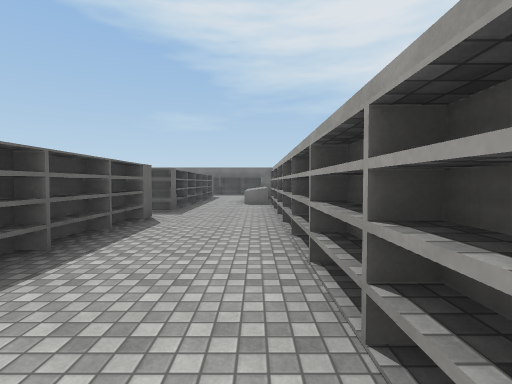
[1] (above)

20 first-person views from a walk through a 3-D level made in the Unity game engine. The camera is 1.5 m above the floor, tilts 2° down and sees 85° across. The floor is counted in squares, 2 m on a side. Each view is taken from the middle of a square. On the plan, view 1 faces up. The plan holds only what a view shows up to about 10 squares ahead; the rest is blank. The player character is not drawn. Surface patterns are stand-ins for the level's own textures.

[2]
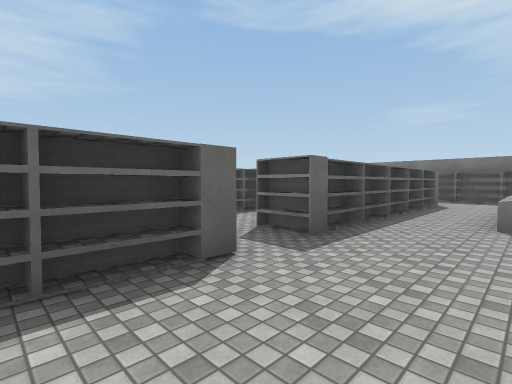

[3]
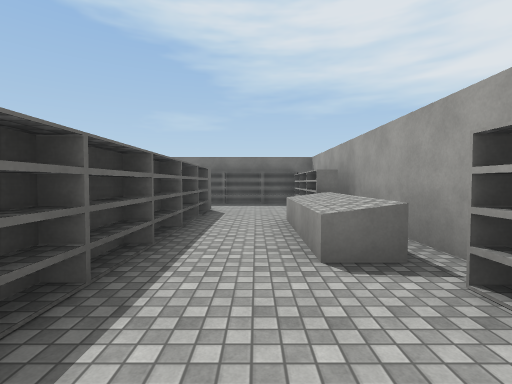

[4]
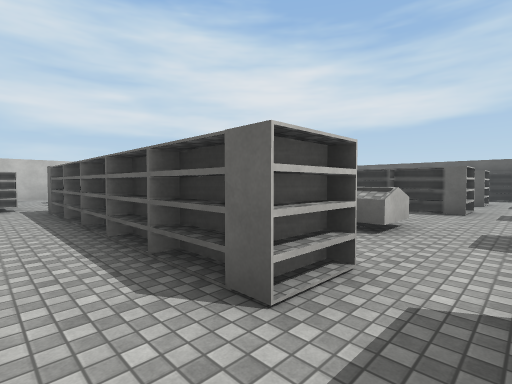

[5]
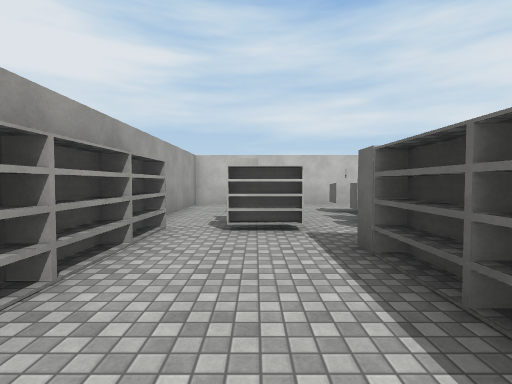

[6]
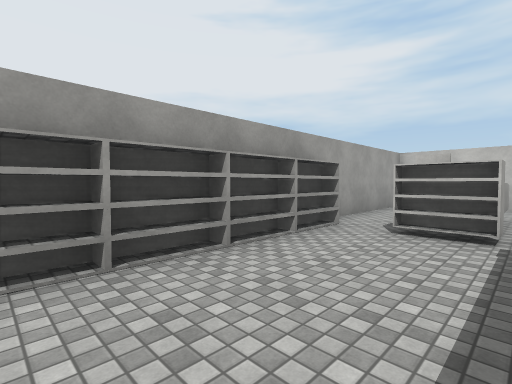

[7]
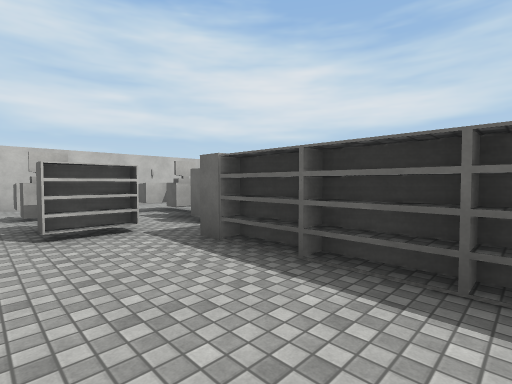

[8]
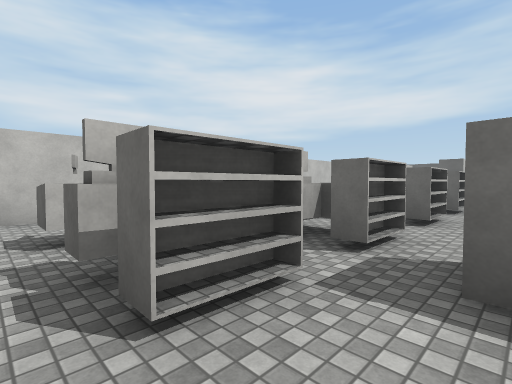

[9]
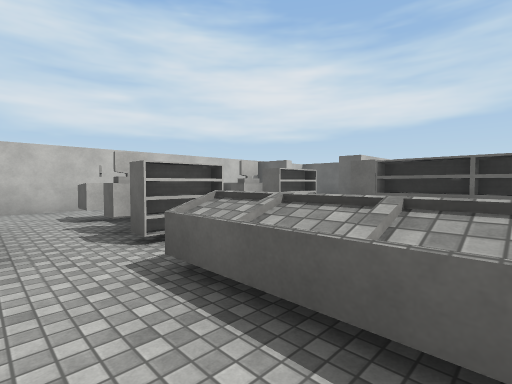

[10]
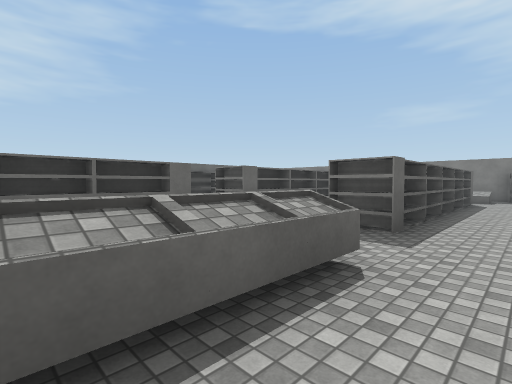

[11]
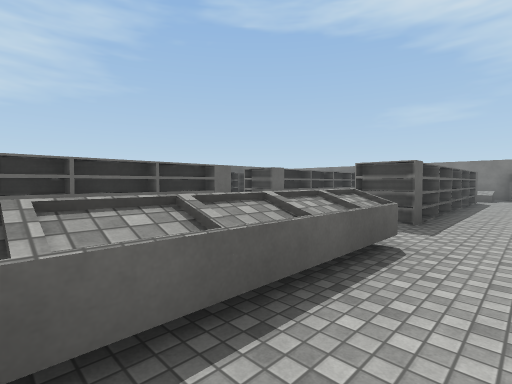

[12]
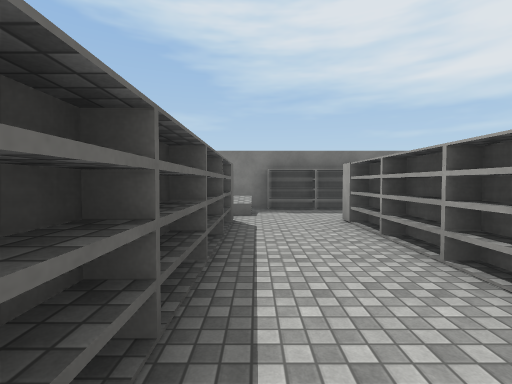

[13]
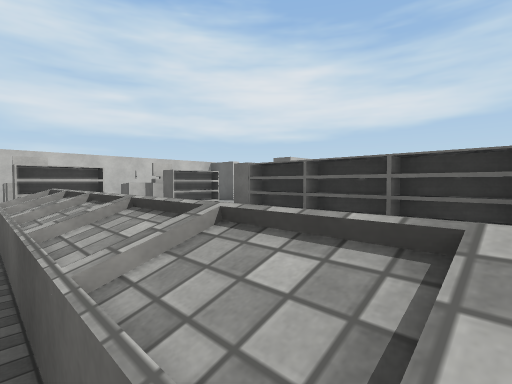

[14]
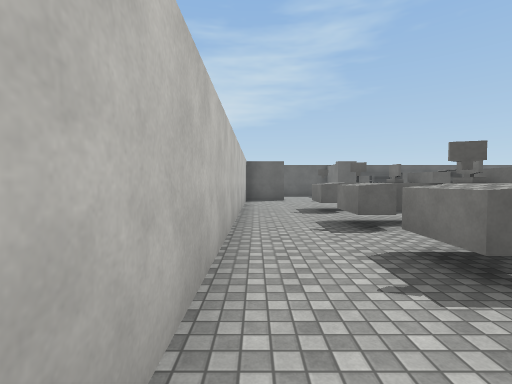

[15]
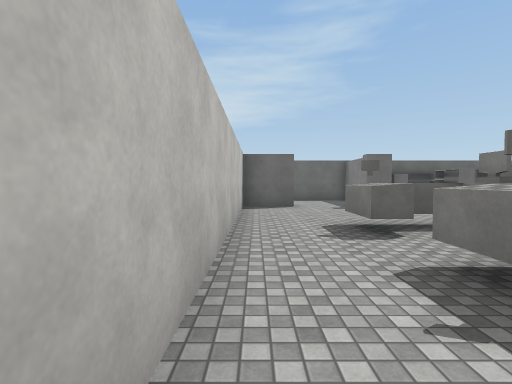

[16]
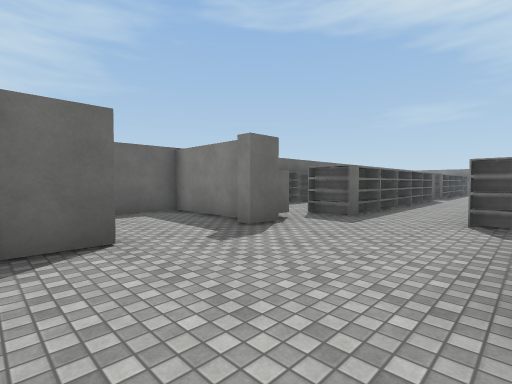

[17]
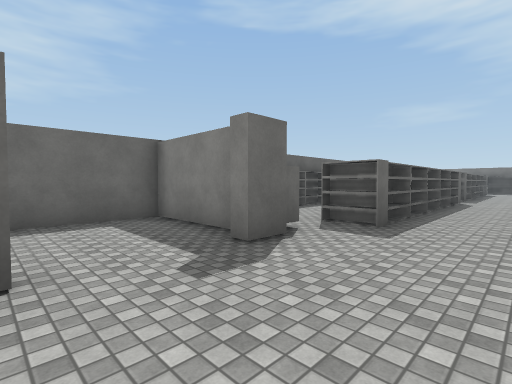

[18]
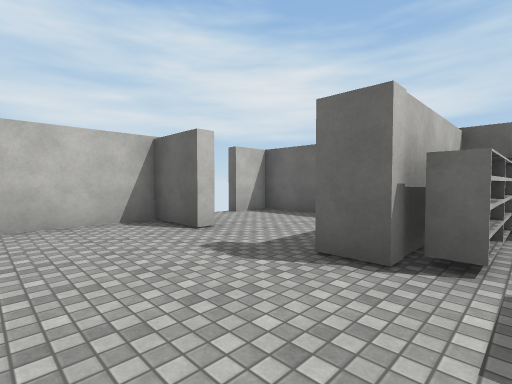

[19]
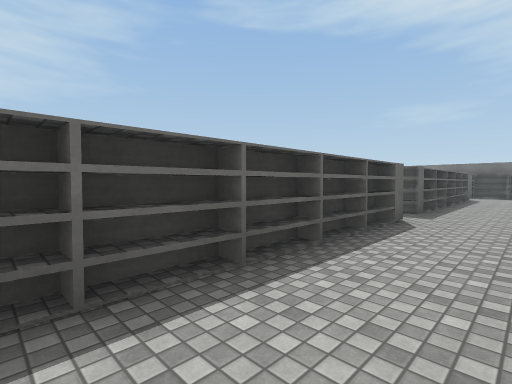

[20]
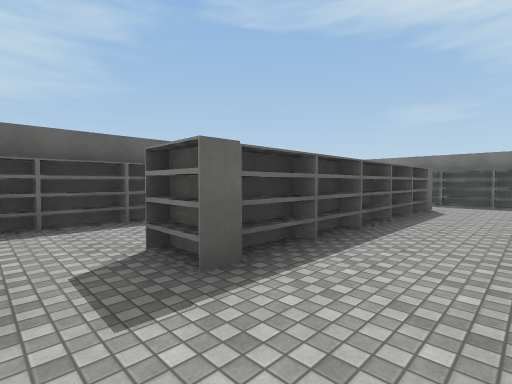

### Floor plan
Key: @ floor where view 1 was taken; # wall or solid block; x gap in a wall; . floor; = window, fence, low wall or low ledge; ^ raised ledge.
Columns run from 16 left of view 1 to 1 right of it. Each row starts with its distance up from view 1.
 17     ###   ########
 16     ..     ^.....#
 15     ...    ......#
 14     #..   #..#...#
 13     #..   #..#...#
 12     #..#  #..#..^#
 11     #..#  #..#..^#
 10     #..#  #..#..^#
  9     #..#  #..#...#
  8 #..##..#  #..#...#
  7 #................#
  6 #................#
  5    ##..#..^..#...#
  4     #..#  ^..#...#
  3 #   #..#  ^..#...#
  2 #.  #..#  ^=.#...#
  1 #.. #..#  ^..#...#
  0   . #..#  ^..#..@#
 -1   .##..#  ^..#...#
 -2 #................#
 -3 ####...^#.^.^#.#.#
 -4 #......^#.^.^#.^.#
 -5 #......^^.^.^^.^.#
 -6 #..#.............#
 -7 #..#.............#
 -8  x ###############

Where each view was taken, in squares from view 1:
view 1: 0 up, 0 right, facing up
view 2: 4 up, 0 right, facing up-left
view 3: 7 up, 1 left, facing up
view 4: 7 up, 1 left, facing down-left
view 5: 2 up, 1 left, facing down
view 6: 2 up, 2 left, facing down-right
view 7: 2 up, 0 right, facing down-left
view 8: 1 down, 0 right, facing down-left
view 9: 1 up, 4 left, facing down-left
view 10: 3 up, 4 left, facing up-left
view 11: 2 up, 4 left, facing up-left
view 12: 9 up, 5 left, facing up
view 13: 3 up, 5 left, facing down-left
view 14: 7 down, 1 left, facing left
view 15: 7 down, 4 left, facing left
view 16: 7 down, 9 left, facing up-left
view 17: 6 down, 10 left, facing up-left
view 18: 2 down, 10 left, facing down-left
view 19: 0 up, 10 left, facing up-left
view 20: 6 up, 10 left, facing up-left
